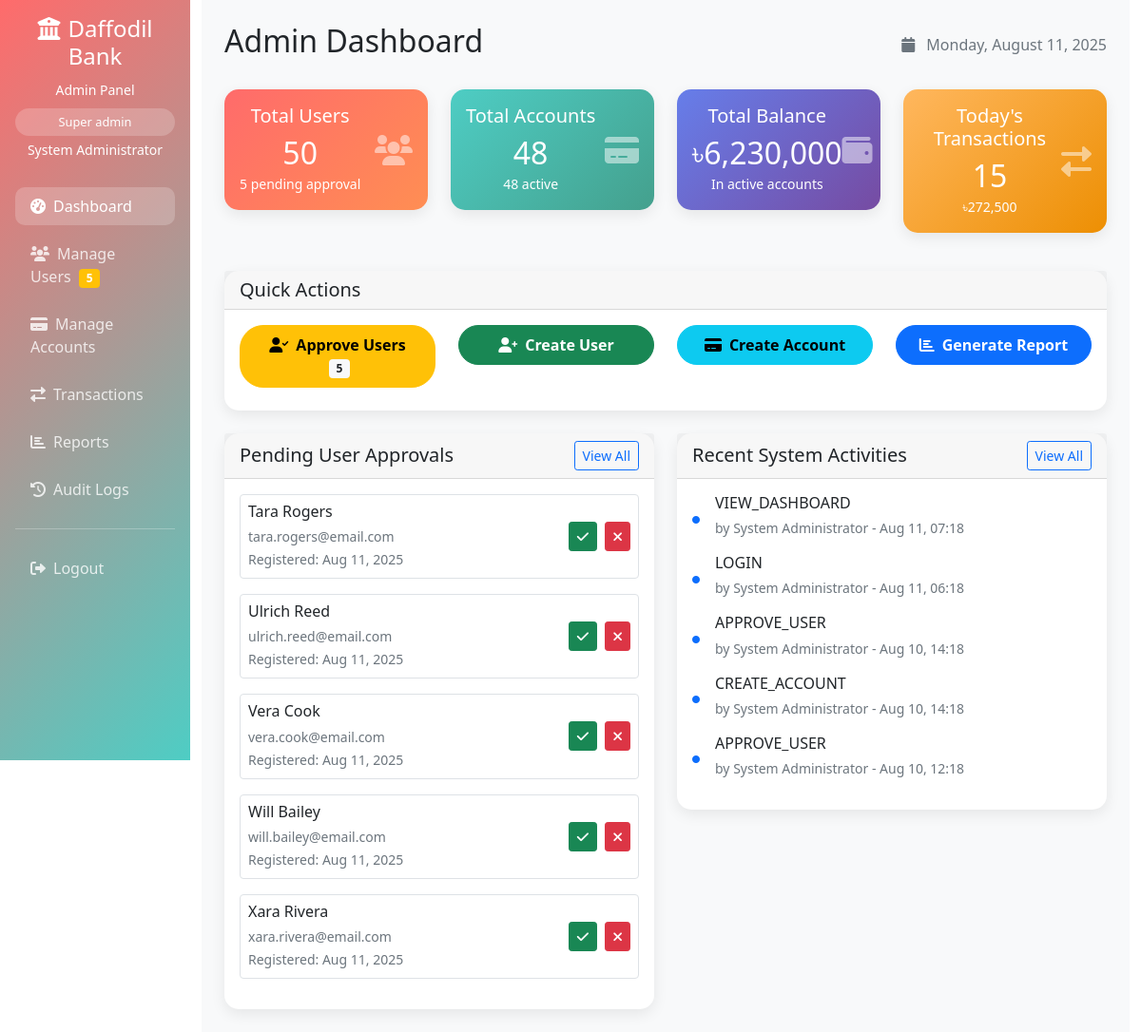
Page /admin/dashboard.php (signed in) on the committed database.
### tables this page shows
CREATE TABLE users (
    user_id INT PRIMARY KEY AUTO_INCREMENT,
    username VARCHAR(50) UNIQUE NOT NULL,
    email VARCHAR(100) UNIQUE NOT NULL,
    password_hash VARCHAR(255) NOT NULL,
    first_name VARCHAR(50) NOT NULL,
    last_name VARCHAR(50) NOT NULL,
    phone VARCHAR(15),
    address TEXT,
    date_of_birth DATE,
    registration_status ENUM('pending', 'approved', 'rejected') DEFAULT 'pending',
    is_active BOOLEAN DEFAULT TRUE,
    created_at TIMESTAMP DEFAULT CURRENT_TIMESTAMP,
    updated_at TIMESTAMP DEFAULT CURRENT_TIMESTAMP ON UPDATE CURRENT_TIMESTAMP,
    last_login TIMESTAMP NULL
);

CREATE TABLE audit_logs (
    log_id INT PRIMARY KEY AUTO_INCREMENT,
    user_id INT,
    admin_id INT,
    action VARCHAR(100) NOT NULL,
    table_name VARCHAR(50),
    record_id INT,
    old_values JSON,
    new_values JSON,
    ip_address VARCHAR(45),
    created_at TIMESTAMP DEFAULT CURRENT_TIMESTAMP,
    FOREIGN KEY (user_id) REFERENCES users(user_id),
    FOREIGN KEY (admin_id) REFERENCES admin_users(admin_id)
);

### admin/dashboard.php (the view, shortened to what the rows shown need)
<?php
require_once '../config/config.php';
$database = new Database();
$db = $database->getConnection();
$admin = new Admin($db);
$admin->getById($_SESSION['admin_id']);
$stats = $admin->getDashboardStats();
$recent_activities = $admin->getRecentActivities(5);
$user = new User($db);
$pending_users = $user->getPendingUsers();
?>
<!DOCTYPE html>
<html lang="en">
<head>
    <link href="../assets/css/bootstrap.min.css" rel="stylesheet">
    <link href="../assets/css/fontawesome.min.css" rel="stylesheet">
</head>
<body>
    <div class="container-fluid">
        <div class="row">
            <div class="col-md-9 col-lg-10">
                <div class="main-content p-4">
                    <div class="d-flex justify-content-between align-items-center mb-4">
                        <h2>Admin Dashboard</h2>
                    </div>
                    <div class="row mb-4">
                        <div class="col-md-3 mb-3">
                            <div class="card stat-card users">
                                <div class="card-body text-center">
                                    <div class="d-flex justify-content-between align-items-center">
                                        <div>
                                            <h2 class="mb-0"><?php echo number_format($stats['total_users']); ?></h2>
                                        </div>
                                    </div>
                                </div>
                            </div>
                        </div>
                        <div class="col-md-3 mb-3">
                            <div class="card stat-card accounts">
                                <div class="card-body text-center">
                                    <div class="d-flex justify-content-between align-items-center">
                                        <div>
                                            <h2 class="mb-0"><?php echo number_format($stats['total_accounts']); ?></h2>
                                        </div>
                                    </div>
                                </div>
                            </div>
                        </div>
                        <div class="col-md-3 mb-3">
                            <div class="card stat-card">
                                <div class="card-body text-center">
                                    <div class="d-flex justify-content-between align-items-center">
                                        <div>
                                            <h2 class="mb-0">৳<?php echo number_format($stats['total_balance'], 0); ?></h2>
                                        </div>
                                    </div>
                                </div>
                            </div>
                        </div>
                        <div class="col-md-3 mb-3">
                            <div class="card stat-card transactions">
                                <div class="card-body text-center">
                                    <div class="d-flex justify-content-between align-items-center">
                                        <div>
                                            <h2 class="mb-0"><?php echo number_format($stats['today_transactions']); ?></h2>
                                        </div>
                                    </div>
                                </div>
                            </div>
                        </div>
                    </div>
                    <div class="row">
                        <div class="col-md-6">
                            <div class="card">
                                <div class="card-body">
                                    <?php if(empty($pending_users)): ?>
                                        <div class="text-center text-muted py-3">
                                            <i class="fas fa-user-check fa-2x mb-2"></i>
                                            <p>No pending approvals</p>
                                            <small>All user registrations are up to date</small>
                                        </div>
                                    <?php else: ?>
                                        <?php foreach(array_slice($pending_users, 0, 5) as $pending_user): ?>
                                        <div class="d-flex justify-content-between align-items-center mb-3 p-2 border rounded">
                                            <div>
                                                <h6 class="mb-1"><?php echo htmlspecialchars($pending_user['first_name'] . ' ' . $pending_user['last_name']); ?></h6>
                                                <small class="text-muted"><?php echo htmlspecialchars($pending_user['email']); ?></small><br>
                                                <small class="text-muted">Registered: <?php echo date('M j, Y', strtotime($pending_user['created_at'])); ?></small>
                                            </div>
                                            <div>
                                                <a href="users.php?action=approve&id=<?php echo $pending_user['user_id']; ?>"
                                                   class="btn btn-success btn-sm me-1">
                                                    <i class="fas fa-check"></i>
                                                </a>
                                                <a href="users.php?action=reject&id=<?php echo $pending_user['user_id']; ?>"
                                                   class="btn btn-danger btn-sm">
                                                    <i class="fas fa-times"></i>
                                                </a>
                                            </div>
                                        </div>
                                        <?php endforeach; ?>
                                    <?php endif; ?>
                                </div>
                            </div>
                        </div>
                        <div class="col-md-6">
                            <div class="card">
                                <div class="card-body">
                                    <?php if(empty($recent_activities)): ?>
                                        <div class="text-center text-muted py-3">
                                            <i class="fas fa-history fa-2x mb-2"></i>
                                            <p>No recent activities</p>
                                            <small>System activities will appear here</small>
                                        </div>
                                    <?php else: ?>
                                        <?php foreach($recent_activities as $activity): ?>
                                        <div class="d-flex align-items-center mb-3">
                                            <div class="me-3">
                                                <i class="fas fa-circle text-primary" style="font-size: 0.5rem;"></i>
                                            </div>
                                            <div class="flex-grow-1">
                                                <h6 class="mb-1"><?php echo htmlspecialchars($activity['action']); ?></h6>
                                                <small class="text-muted">
                                                    by <?php echo htmlspecialchars($activity['admin_name'] ?: 'System'); ?>
                                                    - <?php echo date('M j, H:i', strtotime($activity['created_at'])); ?>
                                                </small>
                                            </div>
                                        </div>
                                        <?php endforeach; ?>
                                    <?php endif; ?>
                                </div>
                            </div>
                        </div>
                    </div>
                </div>
            </div>
        </div>
    </div>
</body>
</html>

### rows in the picture
users: first_name+last_name "Tara Rogers", email "tara.rogers@email.com", created_at "Aug 11, 2025"
users: first_name+last_name "Ulrich Reed", email "ulrich.reed@email.com", created_at "Aug 11, 2025"
users: first_name+last_name "Vera Cook", email "vera.cook@email.com", created_at "Aug 11, 2025"
users: first_name+last_name "Will Bailey", email "will.bailey@email.com", created_at "Aug 11, 2025"
users: first_name+last_name "Xara Rivera", email "xara.rivera@email.com", created_at "Aug 11, 2025"
audit_logs: action "VIEW_DASHBOARD", admin.full_name "System Administrator", created_at "Aug 11, 07:18"
audit_logs: action "LOGIN", admin.full_name "System Administrator", created_at "Aug 11, 06:18"
audit_logs: action "APPROVE_USER", admin.full_name "System Administrator", created_at "Aug 10, 14:18"
audit_logs: action "CREATE_ACCOUNT", admin.full_name "System Administrator", created_at "Aug 10, 14:18"
audit_logs: action "APPROVE_USER", admin.full_name "System Administrator", created_at "Aug 10, 12:18"

### other values in the picture
str_replace('_', ' ', $_SESSION['admin_role']) "Super admin"
$_SESSION['admin_name'] "System Administrator"
$stats['pending_users'] "5"
$stats['total_users'] "50"
$stats['total_accounts'] "48"
$stats['active_accounts'] "48"
$stats['total_balance'] "6,230,000"
$stats['today_transactions'] "15"
$stats['today_transaction_amount'] "272,500"
